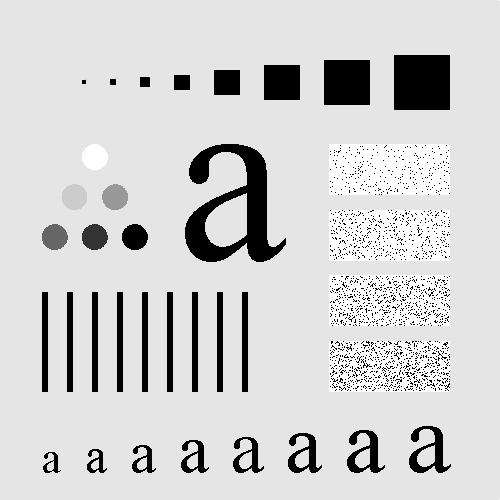
%> input picture problem3/Fig2.3.jpg, 500 x 500 px
$ octave zero_a.m   (GNU Octave 9; MATLAB toolbox functions it lacks are replaced by stand-ins)
%> lines starting %> are read from the running program, lines starting %| are printed output that depends on the picture
### problem2/dwt_2D.m
function dwt_coefficients=dwt_2D(data, scale)
% input: a 2_D image data
% scale: the number of processing times
img_shape = size(data);
h = img_shape(1);
w = img_shape(2);
dwt_coefficients = data;

% process with row
for s = 1 : scale
    % obtain the area for current scale to process
    % every time the processing area is the approximate area of the last one.
    wanted_index = h / 2 ^ (s - 1);
    processing_area = dwt_coefficients(1:wanted_index, 1:wanted_index);
    for i = 1 : wanted_index
        processing_area(i,:) = dwt_1D(processing_area(i,:), 1);
    end
    % process with column, pay attention to transpose (original 1-D is for row vectors)
    for j = 1 : wanted_index
        processing_area(:,j) = (dwt_1D((processing_area(:,j))', 1))';
    end
    dwt_coefficients(1:wanted_index, 1:wanted_index) = processing_area;
end

### problem4/dwt_2D_inverse.m
function data=dwt_2D_inverse(dwt_coefficients, scale)
% input: a 2_D image data's dwt cofficient
% scale: the number of processing times
img_shape = size(dwt_coefficients);
h = img_shape(1);
w = img_shape(2);
data = dwt_coefficients;

for s = flip(1 : scale)
    wanted_index = h / 2 ^ (s - 1);
    processing_area = data(1:wanted_index, 1:wanted_index);
    % process with column
    for j = 1 : wanted_index
        processing_area(:,j) = (dwt_1D_inverse((processing_area(:,j))', 1))';
    end
    % process with row
    for i = 1 : wanted_index
        processing_area(i,:) = dwt_1D_inverse(processing_area(i,:), 1);
    end
    data(1:wanted_index, 1:wanted_index) = processing_area;
end

### problem3/zero_a.m
clear;
close all;
clc;

% read in the image, obtain the parameters
img = imread('./Fig2.3.jpg');
%> img is the input picture: size 500x500 uint8; min 0, max 255, mean 207.4
img = im2double(img);
%> img: size 500x500 double
img = imresize(img, 0.5);
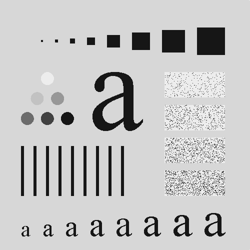
%> img: size 250x250 double; min -0.103, max 1.08, mean 0.813; drawn with min black and max white
img_new = zeros(256);
img_new(4:253, 4:253) = img;
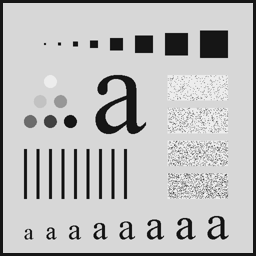
%> img_new: size 256x256 double; min -0.103, max 1.08, mean 0.776; drawn with min black and max white
img = img_new;
figure;
imshow(img);title('input image');
img_shape = size(img);
%> img_shape = [256 256]
h = img_shape(1);
%> h = 256
w = img_shape(2);
%> w = 256
scale = 8;

for s = 1 : scale
    % DWT 2D
    code = dwt_2D(img, s);
    figure;
    subplot(1,4,1);
    imshow(code);title('dwt transform');

    % scaling-based visualization
    image_vis = zeros(h, w);
    splitting_index = w / (2 ^ s);
    image_vis((splitting_index+1):h, :) = code((splitting_index+1):h, :);
    image_vis(:, (splitting_index+1):w) = code(:, (splitting_index+1):w);
    max_v = max(max(image_vis));
    min_v = min(min(image_vis));
    image_vis = (image_vis - min_v) / (max_v - min_v);
    image_vis(1:splitting_index, 1:splitting_index) = code(1:splitting_index, 1:splitting_index);
    subplot(1,4,2);
    imshow(image_vis);title('dwt coefficients with scaling');

    % zero the approximation area
    code(1:splitting_index, 1:splitting_index) = 0;
    image_vis = zeros(h, w);
    splitting_index = w / (2 ^ s);
    image_vis((splitting_index+1):h, :) = code((splitting_index+1):h, :);
    image_vis(:, (splitting_index+1):w) = code(:, (splitting_index+1):w);
    max_v = max(max(image_vis));
    min_v = min(min(image_vis));
    image_vis = (image_vis - min_v) / (max_v - min_v);
    image_vis(1:splitting_index, 1:splitting_index) = code(1:splitting_index, 1:splitting_index);
    subplot(1,4,3);
    imshow(image_vis);title('dwt transform with scaling, zero approximation');


    % DWT 2D inverse
    image_reconstructed = dwt_2D_inverse(code, s);
    subplot(1,4,4);
    imshow(image_reconstructed);title('reconstructed image');
    %img = code;

end
%> this loop made 8 passes
%> pass 1, `code = dwt_2D(img, s);`:
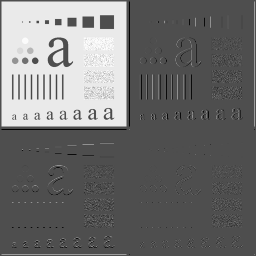
%> code: size 256x256 double; min -0.9, max 2.04, mean 0.387; drawn with min black and max white
%> pass 1, `imshow(code)`:
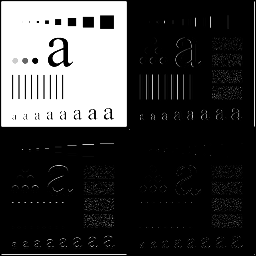
%> displayed picture: size 256x256, on the screen's scale of 0 to 255; min 0, max 255, mean 60.3
%> pass 1, `image_vis = (image_vis - min_v) / (max_v - min_v);`:
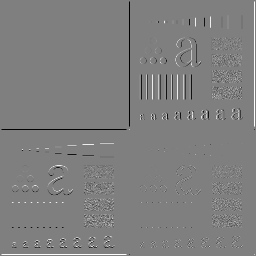
%> image_vis: size 256x256 double; min 0, max 1, mean 0.5
%> pass 1, `imshow(image_vis)`:
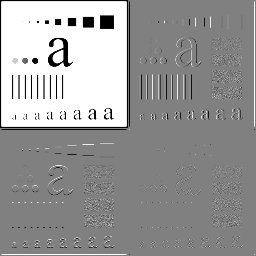
%> displayed picture: size 256x256, on the screen's scale of 0 to 255; min 0, max 255, mean 153
%> after the loop:
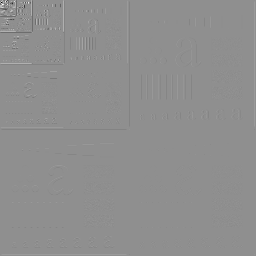
%> code: size 256x256 double; min -11.5, max 8.99, mean 0.00105; drawn with min black and max white
